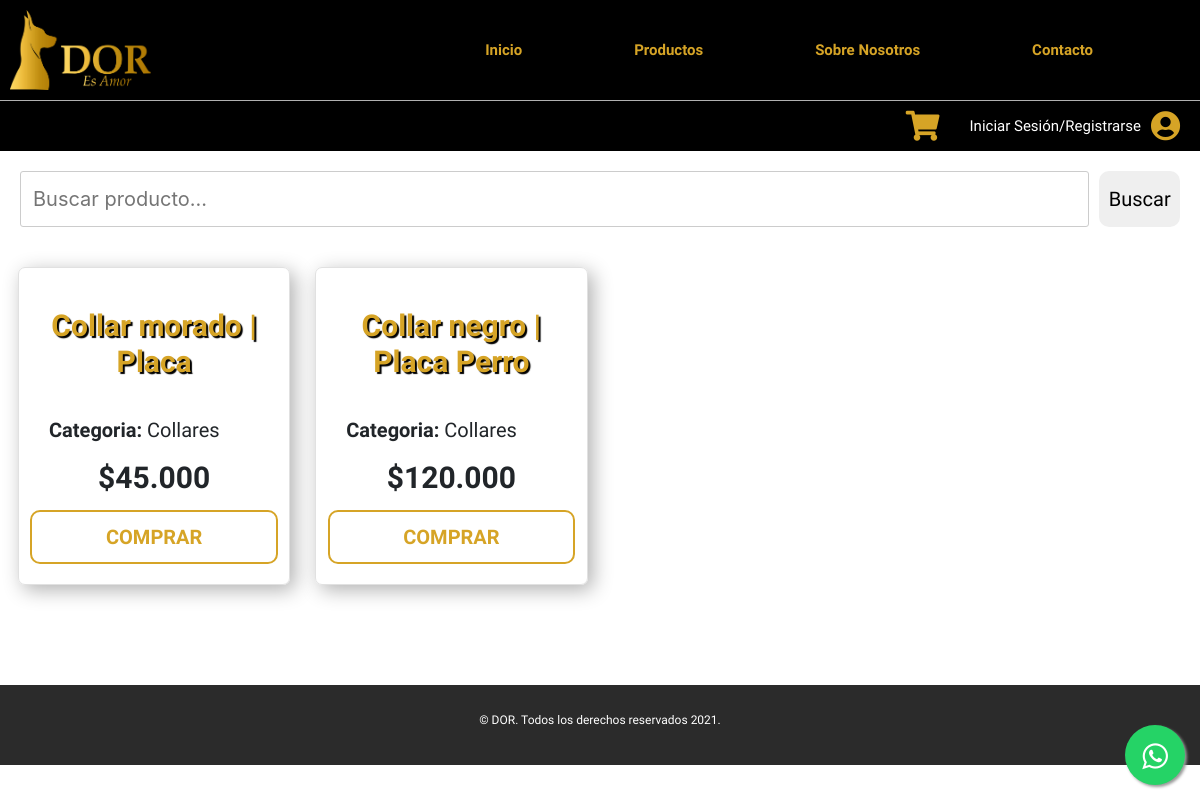
The page /categoriaselect.php?categoria=Collares&animal=Perros on the database its author committed.
### tables this page shows
CREATE TABLE `productos` (
  `id` int(10) NOT NULL,
  `nombre` varchar(50) NOT NULL,
  `categoria` varchar(20) NOT NULL,
  `img` varchar(130) NOT NULL,
  `animal` varchar(20) NOT NULL,
  `descripcion` varchar(700) NOT NULL,
  `valor` int(7) NOT NULL
);

### categoriaselect.php (the view, shortened to what this page needs)
<!DOCTYPE html>
<html lang="en">
<head>
        <?php extract($_GET);
        $categoria = $_GET['categoria'];
        $animal = $_GET['animal'];
        ?>
    <?php
    include('php/head.php');
    ?>
</head>
<body>
    <?php
    include('php/whatsapp.php');
    include('php/header.php');
    ?>
    <form action="busqueda.php?animal=<?php echo $animal?>&categoria=<?php echo $categoria?>" method="POST" class="cont_buscador">
        <input type="text" placeholder="Buscar producto..." class="buscador" name="buscador">
        <input type="submit" value="Buscar" class="btn_buscar">
    </form>
    <main class="contenedor div_seccion">
        <?php
        include('conexion.php');
        $query = "SELECT * FROM productos WHERE categoria = '$categoria' AND animal = '$animal' ORDER BY valor";
        $result = mysqli_query($conexiondb, $query);
        while ($row = mysqli_fetch_array($result)) {
        ?>
            <div class="producto">
                <h2 class="titulos"><?php echo $row['nombre'] ?></h2>
                <div class="info_producto">
                    <p>Categoria: <span><?php echo $row['categoria'] ?></span></p>
                </div>
                <p>$<?php echo number_format($row['valor'], 0, '', '.');?></p>
                <a href="comprarproducto.php?id=<?php echo $row['id'] ?>" class="boton_comprar">Comprar</a>
            </div>
        <?php } ?>
    </main>
    <?php
    include('php/footer.php');
    ?>
</body>
</html>

### build/css/app.css (style rules this page uses)
html { font-size: 62.5%; box-sizing: border-box; }
*, *:before, *:after { box-sizing: inherit; }
body { font-family: "Merienda", cursive; font-size: 1.6rem; margin: 0; }
p { font-size: 2rem; }
.contenedor { max-width: 120rem; width: 97%; margin: 0 auto; }
a { text-decoration: none; }
h1, h2, h3 { margin: 0; font-family: "Merienda", cursive; }
h2 { font-size: 3.6rem; }
.titulos { margin: 2rem 0; font-size: 3rem; color: #D6A426; text-shadow: 2px 2px 1px #000; font-weight: bold; }
@media (min-width: 768px) { .titulos { font-size: 4rem; } }
@media (min-width: 1200px) { .titulos { font-size: 5rem; } }
.boton_comprar, .boton_primario { margin: 0 auto; width: 99%; font-family: "Merienda", cursive; text-align: center; text-transform: uppercase; border-radius: 1rem; }
.boton_comprar { border: 2px solid #D6A426; padding: 1rem 2rem; display: block; font-size: 2rem; color: #D6A426; font-weight: 700; }
.btn_buscar { text-align: center; padding: 1rem; width: 30%; font-size: 2rem; border: none; border-radius: 1rem; font-family: "Merienda", cursive; }
@media (min-width: 768px) { .btn_buscar { width: 12%; } }
@media (min-width: 1200px) { .btn_buscar { width: 7%; } }
input[type="text"], input[type="email"], input[type="number"] { width: 100%; margin-bottom: 20px; padding: 12px; border: 1px solid #ccc; border-radius: 3px; }
p { font-size: 1.4rem; }
.cont_buscador { padding: 2rem; display: flex; gap: 1rem; justify-content: center; }
.cont_buscador .buscador { margin: 0; }
.buscador { padding: 1rem; display: block; width: 70%; font-size: 2rem; border-radius: 1rem; border: 1px solid #e1e1e1; margin: 2rem auto; }
@media (min-width: 768px) { .buscador { width: 40%; } }
.div_seccion { margin-bottom: 10rem; }
@media (min-width: 768px) { .div_seccion { display: grid; grid-template-columns: repeat(2, 1fr); column-gap: 2.5rem; row-gap: 2rem; } }
@media (min-width: 1200px) { .div_seccion { display: grid; grid-template-columns: repeat(4, 1fr); column-gap: 2.5rem; row-gap: 2rem; } }
.div_seccion .producto { font-family: "Merienda", cursive; padding: 2rem 1rem; text-align: center; border: 1px solid #e1e1e1; margin-top: 2rem; border-radius: .7rem; box-shadow: .5rem .5rem 2rem #b1b1b1; }
.div_seccion .producto h2 { font-size: 3rem; }
.div_seccion p { font-size: 3rem; font-weight: 700; }
.info_producto { padding-left: 2rem; text-align: left; }
.info_producto p { font-size: 2rem; font-weight: 700; }
.info_producto p span { font-weight: 300; }

### rows shown on the page
productos: nombre "Collar morado | Placa", categoria "Collares", valor "45.000"
productos: nombre "Collar negro | Placa Perro", categoria "Collares", valor "120.000"
